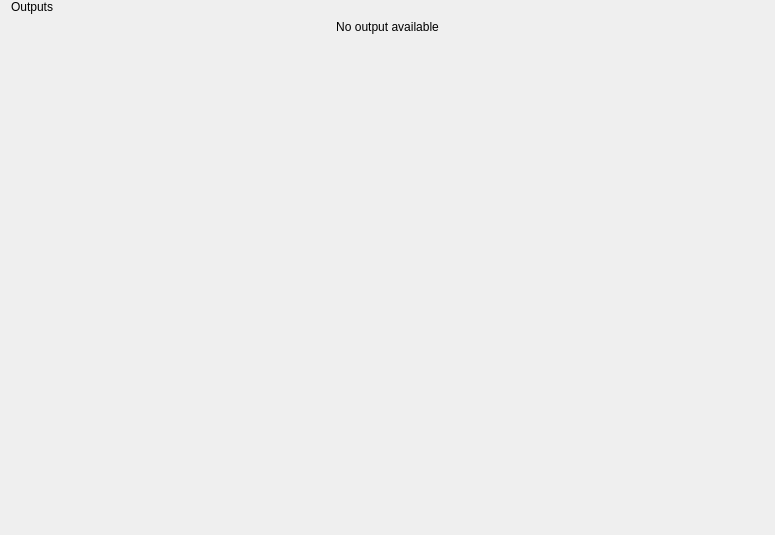
<?xml version="1.0" encoding="UTF-8"?>
<ui version="4.0">
 <class>ConfigOutputsWidgetClass</class>
 <widget class="QWidget" name="ConfigOutputsWidgetClass">
  <property name="geometry">
   <rect>
    <x>0</x>
    <y>0</y>
    <width>775</width>
    <height>535</height>
   </rect>
  </property>
  <layout class="QVBoxLayout" name="outputsLayout">
   <property name="topMargin">
    <number>0</number>
   </property>
   <item>
    <widget class="QLabel" name="labelTitle">
     <property name="text">
      <string notr="true">Outputs</string>
     </property>
    </widget>
   </item>
   <item>
    <widget class="QLabel" name="labelNoOutputsMessage">
     <property name="text">
      <string>No output available</string>
     </property>
     <property name="alignment">
      <set>Qt::AlignCenter</set>
     </property>
    </widget>
   </item>
   <item>
    <widget class="QStackedWidget" name="stacked"/>
   </item>
  </layout>
 </widget>
 <resources/>
 <connections/>
</ui>
